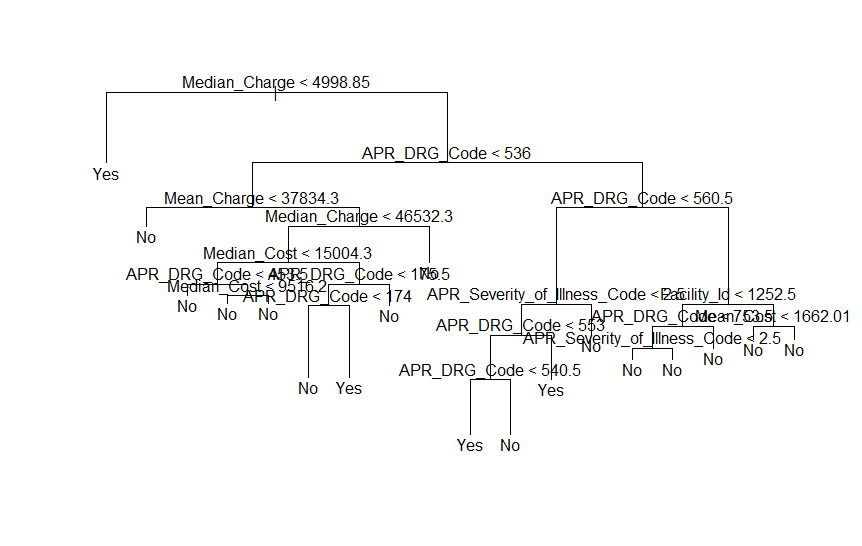

This figure's R source:
library(tree)
library(ISLR)
attach(nyp_data)
view(nyp_data)
High=ifelse(Discharges<=400,"No","Yes")
nyp_data=data.frame(nyp_data,High)
tree.hospitals=tree(High~.-Discharges,nyp_data)
summary(tree.hospitals)
plot(tree.hospitals)
text(tree.hospitals,pretty=0)
set.seed(2)
train=sample(1:nrow(nyp_data),1822)
nyp_data.test=nyp_data[-train,]
High.test=High[-train]
tree.hospitals=tree(High~.-Discharges,nyp_data,subset=train)
tree.pred=predict(tree.hospitals,nyp_data.test,type="class") 
table(tree.pred,High.test)
(1149+3)/1822

set.seed(3)
cv.nyp_data=cv.tree(tree.hospitals,FUN=prune.misclass)
names(cv.nyp_data)
cv.nyp_data

par(mfrow=c(1,2))
plot(cv.nyp_data$size,cv.nyp_data$dev,type="b")
plot(cv.nyp_data$k,cv.nyp_data$dev,type="b")

prune.nyp_data=prune.misclass(tree.hospitals,best=5)
plot(prune.nyp_data)
text(prune.nyp_data,pretty=0)
tree.pred=predict(prune.nyp_data,nyp_data.test,type="class")
table(tree.pred,High.test)
(1152+2)/1822
